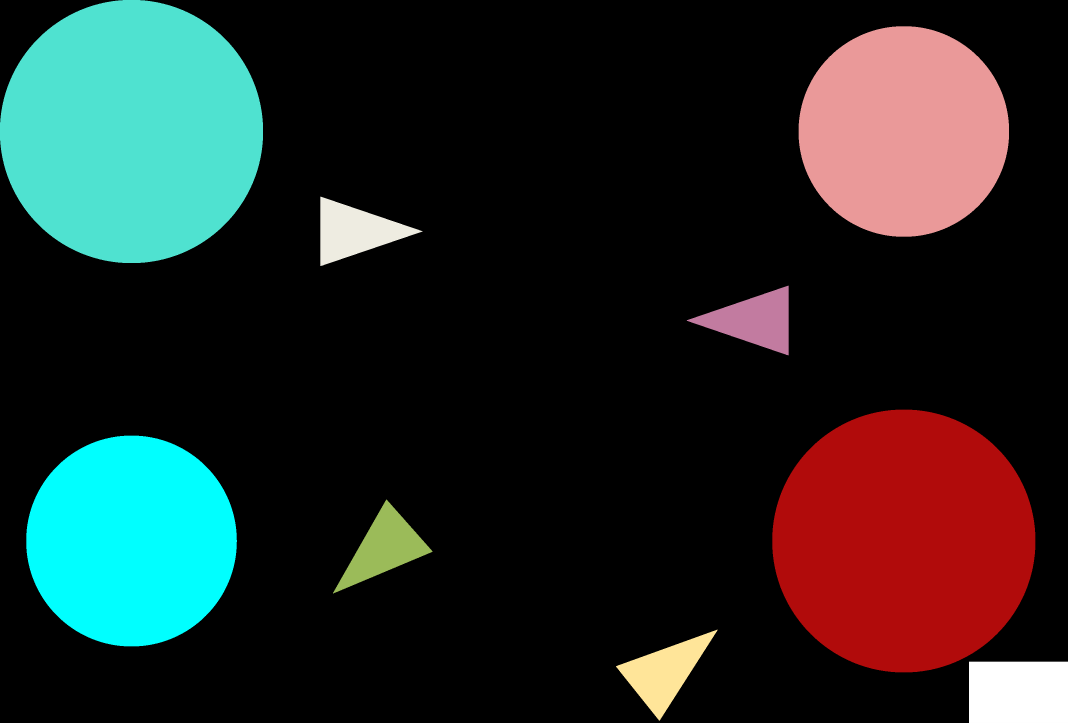
#> input picture circulo.png, 3203 x 2167 px (shown at 1/3 size)
$ jupyter execute nac.ipynb   (older library calls are emulated)
#> lines starting #> are read from the running program, lines starting #| are printed output that depends on the picture; after the words box and inside, x2 and y2 are one past the last pixel; in counts of white or black regions, pixels touching at a corner belong together
# EXERCICIO 1
Use a imagem circulo.png para implementar um código que:
- Segmenta apenas os círculos maiores da imagem, use a técnica que achar melhor. E exibe o resultado. (máx 3 pontos)

- Exibe na imagem a área e o centro de massa dos dois círculos segmentados da imagem. O resultado esperado e uma imagem com um marcação no centro indicando o CM e o valor da área; (máx 3 pontos)

[cell 1]
import cv2 as cv
from matplotlib import pyplot as plt
import numpy as np

img = cv.imread('circulo.png')
#> img is the input picture: shape (2167, 3203, 3); mean B, G, R 38.8, 40.8, 34.6
cimg = cv.cvtColor(img,cv.COLOR_BGR2HSV)
#> cimg: shape (2167, 3203, 3); mean H, S, V 11.3, 45.7, 56.6

min_red_hsv = np.array([0,50,50])
max_red_hsv = np.array([10,250,222])

redImage = cv.inRange(cimg,min_red_hsv,max_red_hsv)
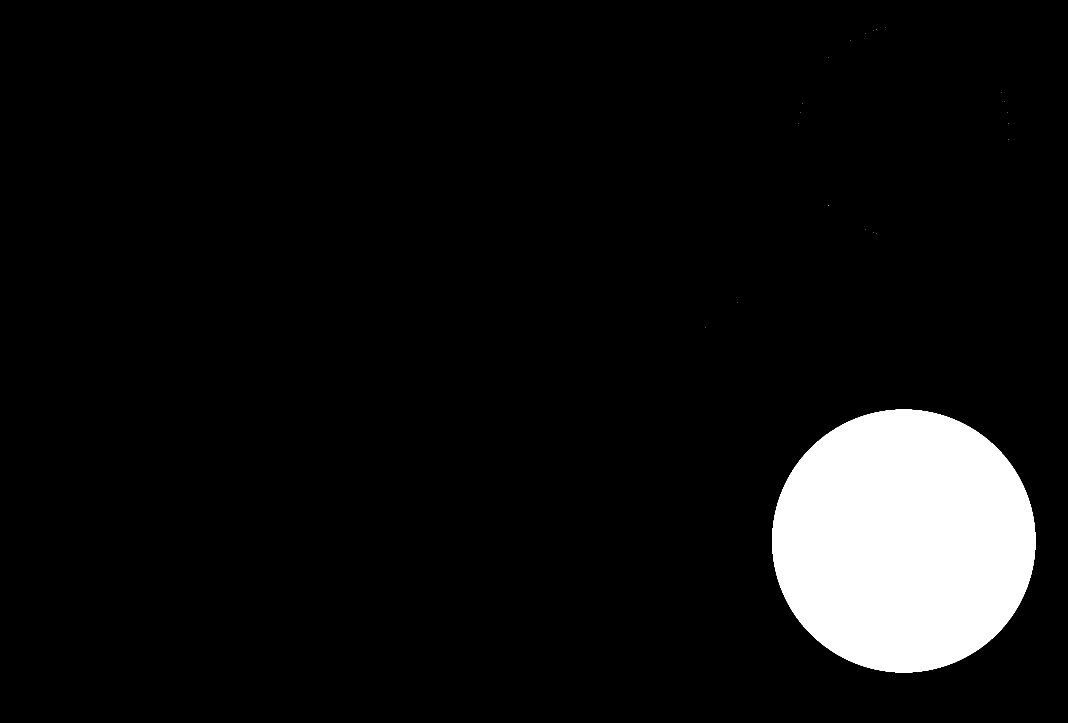
#> redImage: shape (2167, 3203) (shown at 1/3 size); 7.1% white; 21 white regions (20 under 20 px), largest, box (x1, y1, x2, y2) and area: (2317, 1229, 3106, 2017) 489562

min_cyan_hsv = np.array([85,100,100])
max_cyan_hsv = np.array([86,255,255])

cyanImage = cv.inRange(cimg,min_cyan_hsv,max_cyan_hsv)
#> cyanImage: shape (2167, 3203); 7.1% white; 1 white region, box (x1, y1, x2, y2) and area: (0, 0, 789, 789) 489509
finalImage = cv.bitwise_or(redImage,cyanImage)
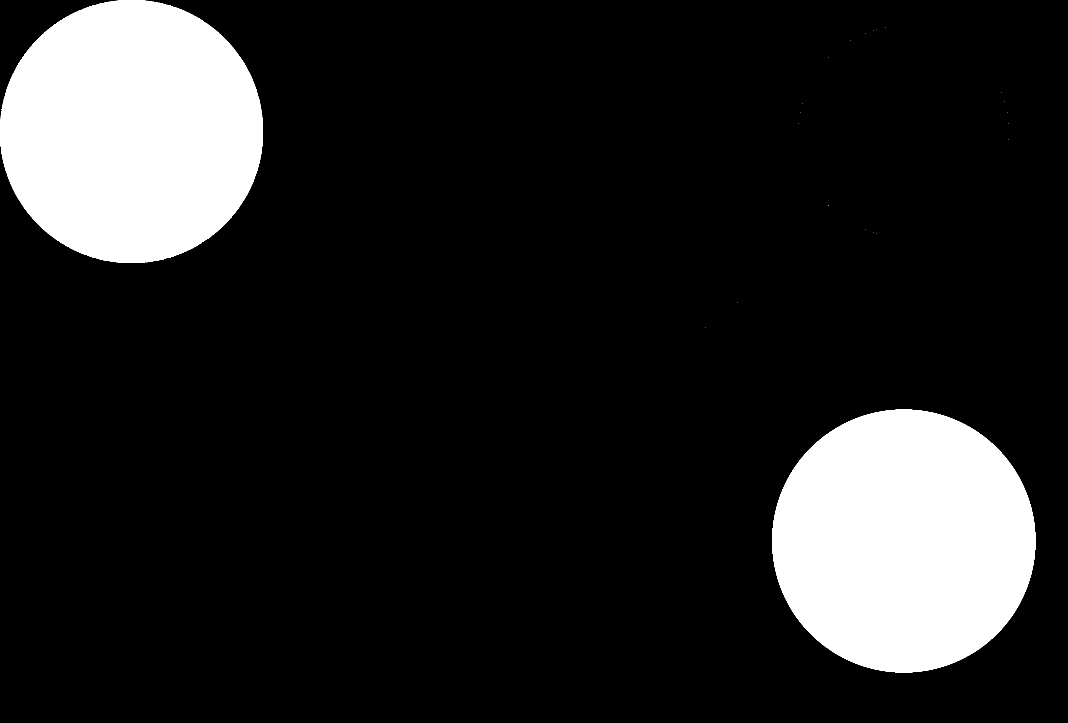
#> finalImage: shape (2167, 3203) (shown at 1/3 size); 14.1% white; 22 white regions (20 under 20 px), largest, box (x1, y1, x2, y2) and area: (2317, 1229, 3106, 2017) 489562, (0, 0, 789, 789) 489509


circles = cv.HoughCircles(finalImage,cv.HOUGH_GRADIENT,dp=10,minDist=400,param1=400,param2=600,minRadius=350,maxRadius=450)
#> circles = [[2705, 1625, 397], [385, 395, 399]]

circles = np.uint16(np.around(circles))
mask = np.zeros(cimg.shape[:2],dtype="uint8")
raio = []

for i in circles[0,:]:
    cv.circle(mask,(i[0],i[1]),i[2],(255,255,255),-1)
    raio.append(i[2]/2)
#> this loop made 2 passes
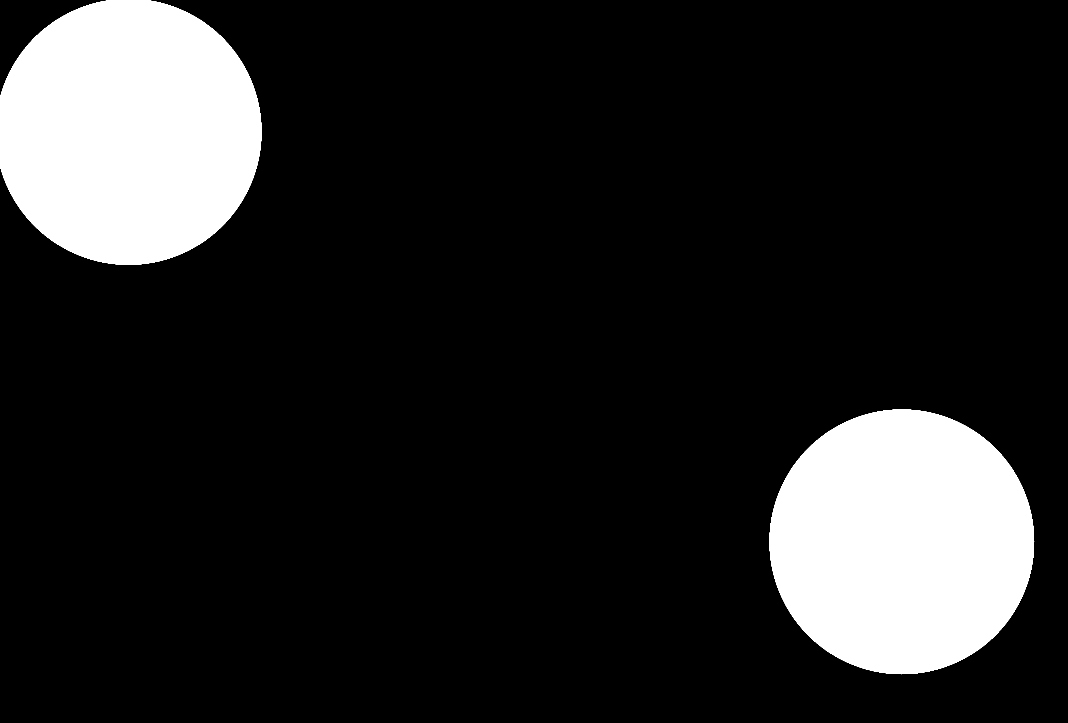
#> mask: shape (2167, 3203) (shown at 1/3 size); 14.3% white; 2 white regions
#> after the loop, raio = [198.5, 199.5]

print(raio)
#| [198.5, 199.5]
cimg = cv.bitwise_and(cimg,cimg,mask=mask)
#> cimg: shape (2167, 3203, 3); mean H, S, V 6, 28.4, 28.3
gray = cv.cvtColor(cimg, cv.COLOR_BGR2GRAY)
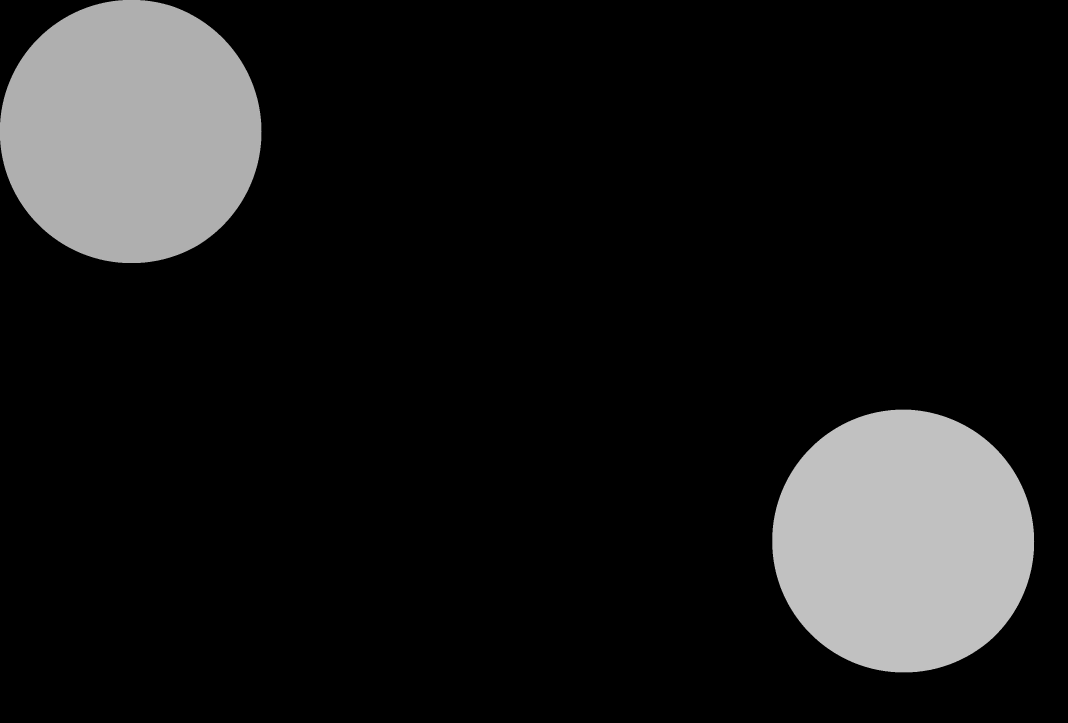
#> gray: shape (2167, 3203) (shown at 1/3 size); min 0, max 236, mean 25.8
gray = cv.blur(gray, (2,2))

plt.figure(figsize = (10,10))
plt.imshow(finalImage)

[cell 2]
contornos, _ = cv.findContours(gray, cv.RETR_TREE, cv.CHAIN_APPROX_SIMPLE)
#> contornos = 2 contours; box (x1, y1, x2, y2) and area: (0, 0, 786, 790) 487900, (2317, 1229, 3104, 2018) 487360
centres = []
for i in range(len(contornos)):
  moments = cv.moments(contornos[i])
  if moments['m10'] and moments['m00']:
    centres.append((int(moments['m10']/moments['m00']), int(moments['m01']/moments['m00'])))
#> this loop made 2 passes
#> after the loop, centres = [(2709, 1623), (392, 394)]

# setup text
font = cv.FONT_HERSHEY_SIMPLEX
#> font = 0
area = []
pi = 3.14
for i in range(len(raio)):
  result = pi * (raio[i] ** 2)
  area.append(result)
#> this loop made 2 passes
#> result on passes 1 to 2: 123723.1, 124972.8
#> after the loop, area = [123723.1, 124972.8]

centro = f'Centro de massa dos circulos: {centres}'
areaTexto = f'Area dos circulos: {area}'

# get boundary of text
textsize = cv.getTextSize(centro, font, 1, 2)[0]
#> textsize = (950, 22)

# get coords based on boundary
textX = int((finalImage.shape[1] - textsize[0]) / 2)
#> textX = 1126
textY = int((finalImage.shape[0] + textsize[1]) / 2)
#> textY = 1094

cimg2 = finalImage.copy()

cv.putText(cimg2, centro, (textX, (textY-(5*textsize[1]))), font, 2, (255, 255, 255), 4)
cv.putText(cimg2, areaTexto, (textX, textY), font, 2, (255, 255, 255), 4)
#> cimg2: shape (2167, 3203); 14.6% white; 113 white regions (20 under 20 px), largest, box (x1, y1, x2, y2) and area: (2317, 1229, 3106, 2017) 489562, (0, 0, 789, 789) 489509, (2492, 1050, 2525, 1097) 702

plt.figure(figsize = (10,10))
plt.imshow(cimg2)

# EXERCICIO 2
Faz o R1 e:
- Traça uma reta entre os dois centros dos círculos; (máx 0,5 pontos)

- Calcula o ângulo de inclinação da reta em relação ao plano horizontal, inclinação em graus. O resultado esperado é uma imagem com  uma reta entre centros e valor do ângulo exibido na tela;  (máx 1,5 pontos)

[cell 3]
import math

img_rgb = cv.cvtColor(cimg, cv.COLOR_BGR2RGB)
#> img_rgb: shape (2167, 3203, 3); mean H, S, V 28.3, 28.4, 6
img_hsv = cv.cvtColor(cimg, cv.COLOR_BGR2HSV)
#> img_hsv: shape (2167, 3203, 3); mean H, S, V 3.9, 29, 32.6

contornos_img = cimg.copy()

image_lower_hsv = np.array([10, 10, 10])
image_upper_hsv = np.array([255, 255, 255])

mask_hsv = cv.inRange(img_hsv, image_lower_hsv, image_upper_hsv)
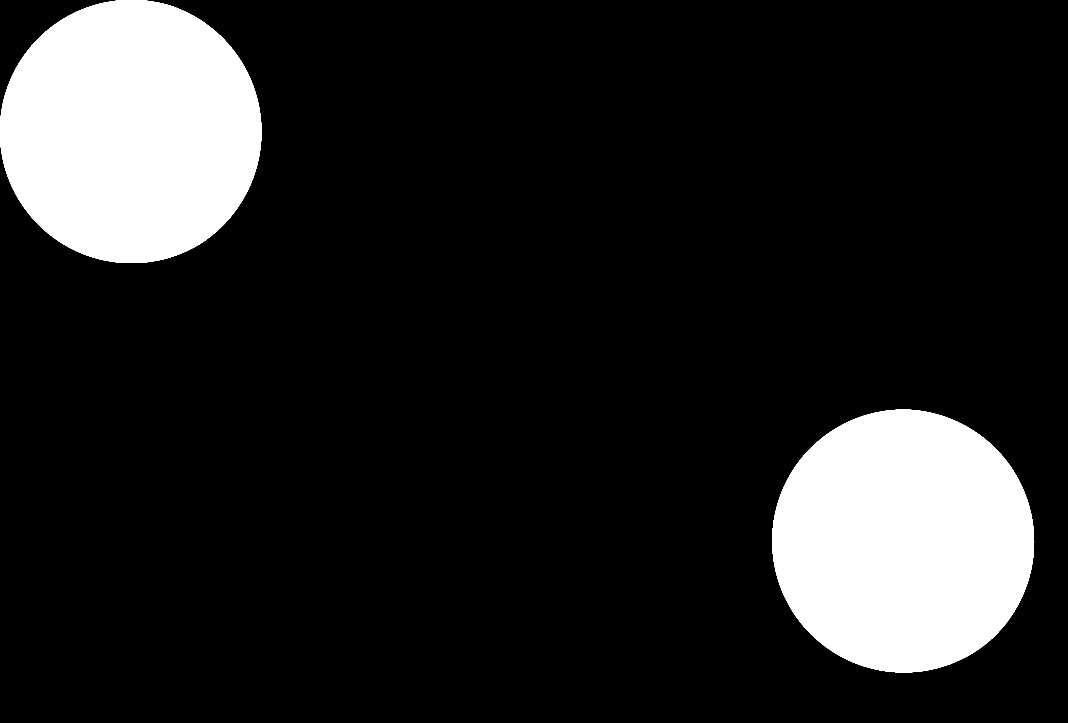
#> mask_hsv: shape (2167, 3203) (shown at 1/3 size); 14% white; 2 white regions

contornos, _ = cv.findContours(mask_hsv, cv.RETR_TREE, cv.CHAIN_APPROX_SIMPLE)
#> contornos = 2 contours; box (x1, y1, x2, y2) and area: (0, 0, 785, 789) 486274, (2317, 1229, 3103, 2017) 485787

cx1=centres[0][0]
#> cx1 = 2709
cx2=centres[1][0]
#> cx2 = 392
cy1=centres[0][1]
#> cy1 = 1623
cy2=centres[1][1]
#> cy2 = 394

cv.drawContours(contornos_img, contornos, -1, [255, 0, 0], 5)
#> contornos_img: shape (2167, 3203, 3); mean H, S, V 7.1, 27.9, 27.8
cv.line(contornos_img,(cx1,cy1),(cx2, cy2),(255,0,0),5)
#> contornos_img: shape (2167, 3203, 3); mean H, S, V 7.8, 27.7, 27.6

m1 = (cy1 - cy2)/(cx1 - cx2)
#> m1 = 0.53
m2 = (cy2 - cy2)/(cx1 - cx2)
#> m2 = 0
angulo_calculo = math.atan((m2-m1)/(1-(m2*m1)))
#> angulo_calculo = -0.488
angulo = round(math.degrees(angulo_calculo))
#> angulo = -28

font = cv.FONT_HERSHEY_SIMPLEX
angulo_text = f'Angulo da linha: {angulo}'
#> angulo_text = 'Angulo da linha: -28'

# get boundary of text
textsize = cv.getTextSize(angulo_text, font, 1, 2)[0]
#> textsize = (339, 22)

# get coords based on boundary
textX = int((contornos_img.shape[1] - textsize[0]) / 2)
#> textX = 1432
textY = int((contornos_img.shape[0] + textsize[1]) / 3)
#> textY = 729

cv.putText(contornos_img, angulo_text, (textX, textY), font, 2, (255, 255, 255), 4)
#> contornos_img: shape (2167, 3203, 3); mean H, S, V 8, 28, 27.8

plt.figure(figsize=(10,10))
plt.imshow(contornos_img)
